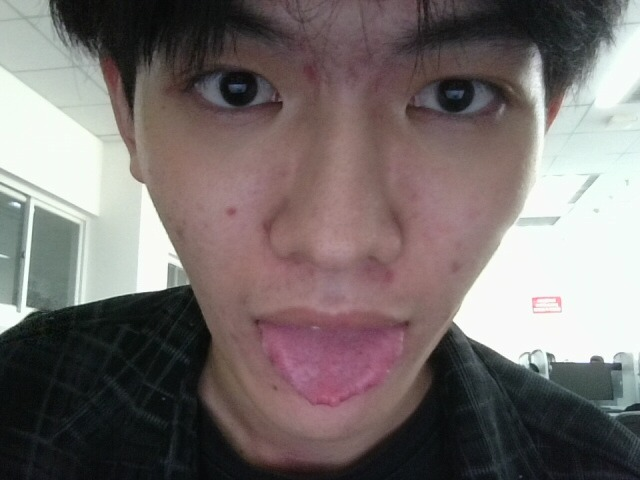
#> input picture backend/tests/_fixtures/sample_tongue.jpg, 640 x 480 px
$ python -i tongue_detection.py   (imports and definitions only)
#> lines starting #> are read from the running program, lines starting #| are printed output that depends on the picture
"""舌诊图像处理：质量校验、舌体区域提取、舌象特征识别（M2-2 / M2-3 / M2-4）。

开发期使用 Pillow 实现的**确定性启发式**替代真实 CV 模型，保证前后端可联调演示：
- 质量校验：拉普拉斯/边缘方差（清晰度）、均值亮度（光照）、舌体色域覆盖率（构图）；
- 区域提取：基于舌体色域（偏红、低蓝）生成二值掩膜并给出提取置信度；
- 特征识别：对舌体区域色彩统计映射四类特征标签与置信度。

生产环境将 `extract_region` / `classify_features` 替换为算法服务
（`POST {ALGO_BASE_URL}/tongue/segment` 与 `/tongue/classify`），接口与返回结构保持不变。
"""

from __future__ import annotations

from io import BytesIO

from PIL import Image, ImageFilter, ImageStat

from app.core.config import settings
from app.core.errors import ErrorCode
from app.core.response import BusinessError

#: 色域判定阈值（舌体：偏红、较亮、蓝通道明显低于红通道）
_R_MIN = 105
_RG_MIN = 12
_RB_MIN = 18

#: 舌体覆盖率达此值视为满置信
_FULL_COVERAGE = 0.40
_MIN_COVERAGE = 0.02


def _load_small(source: str | bytes, size: int = 256) -> Image.Image:
    """读取（路径或字节）并等比缩放（限制计算量），统一为 RGB。"""
    stream = BytesIO(source) if isinstance(source, bytes) else source
    image = Image.open(stream).convert("RGB")
    image.thumbnail((size, size))
    return image


def _is_tongue_pixel(r: int, g: int, b: int) -> bool:
    return r >= _R_MIN and (r - g) >= _RG_MIN and (r - b) >= _RB_MIN


# [54 lines left out: functions _coverage_and_mean, assess_quality, not called in this run]


# ---- T2 舌体区域提取（PRD §6.1.2）----
def extract_region(source: str | bytes) -> tuple[bytes, float]:
    """生成舌体掩膜（PNG 字节）与提取置信度；未检出舌体抛 42201。"""
    image = _load_small(source, size=320)
    mask = Image.new("L", image.size, 0)
    mask.putdata([255 if _is_tongue_pixel(r, g, b) else 0 for r, g, b in image.getdata()])

    coverage = sum(1 for v in mask.getdata() if v) / (image.width * image.height)
    if coverage < _MIN_COVERAGE:
        raise BusinessError(ErrorCode.IMAGE_QUALITY, "未能识别舌体，请重拍")

    # 轻量平滑，掩膜边缘更自然
    mask = mask.filter(ImageFilter.GaussianBlur(2))
    confidence = round(min(0.95, 0.60 + (coverage / _FULL_COVERAGE) * 0.35), 3)

    buffer = BytesIO()
    mask.convert("RGB").save(buffer, format="PNG")
    return buffer.getvalue(), confidence


# ---- T3 舌象特征识别（PRD §6.1.3）----
# [64 lines left out: functions classify_features, _tongue_color, _coating_color, _edge_waviness, not called in this run]


def _clamp(value: float, low: float = 0.0, high: float = 1.0) -> float:
    return max(low, min(high, value))

>>> import cv2
>>> picture = cv2.imread('../../tests/_fixtures/sample_tongue.jpg', cv2.IMREAD_GRAYSCALE)
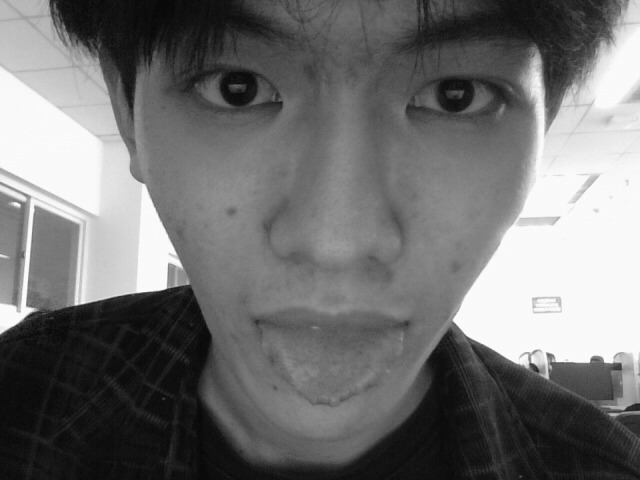
#> picture: shape (480, 640); min 6, max 255, mean 112.9
>>> result = extract_region(picture)
#> (the run stopped early here; a loop or call above may not have finished)
